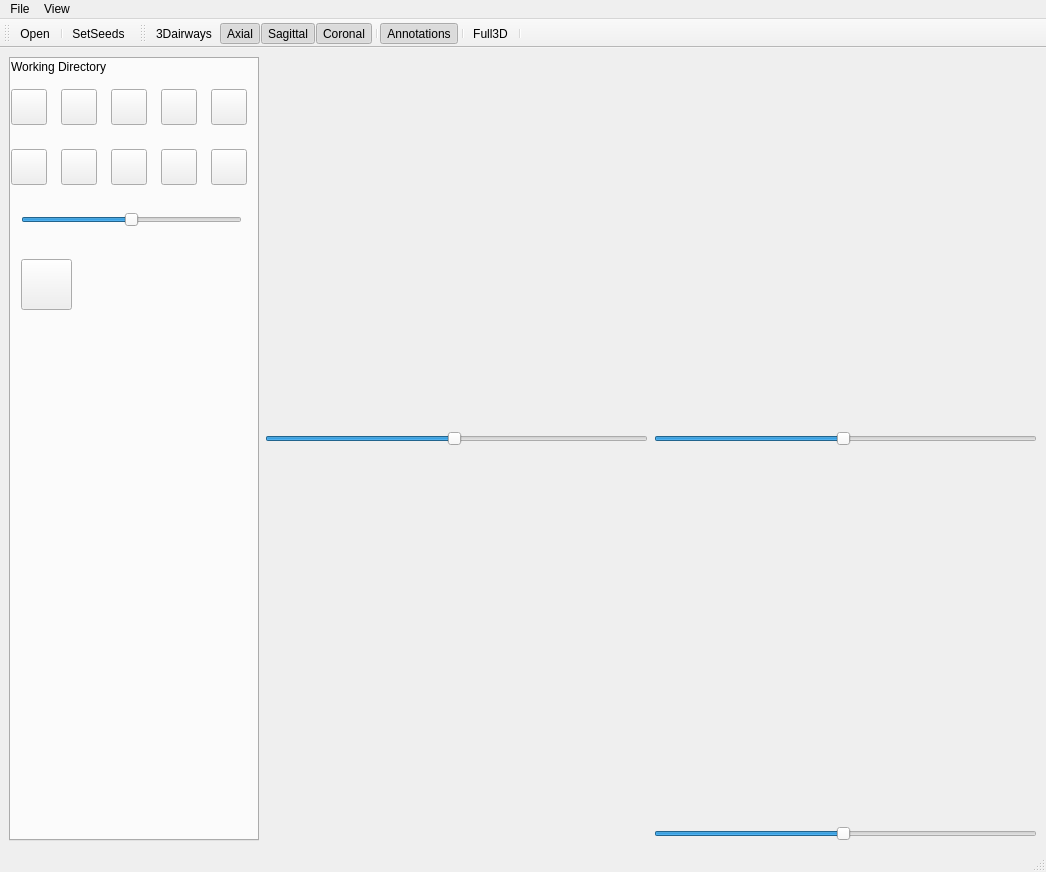
 <widget class="QMainWindow" name="MainView">
  <property name="geometry">
   <rect>
    <x>0</x>
    <y>0</y>
    <width>1046</width>
    <height>872</height>
   </rect>
  </property>
  <property name="font">
   <font>
    <family>Segoe UI</family>
    <kerning>true</kerning>
   </font>
  </property>
  <property name="windowTitle">
   <string>BronchoX - Planning</string>
  </property>
  <property name="windowIcon">
   <iconset resource="style.qrc">
    <normaloff>:/qdarkstyle/rc/bronchox_256x256.ico</normaloff>:/qdarkstyle/rc/bronchox_256x256.ico</iconset>
  </property>
  <property name="toolButtonStyle">
   <enum>Qt::ToolButtonIconOnly</enum>
  </property>
  <property name="documentMode">
   <bool>false</bool>
  </property>
  <widget class="QWidget" name="centralWidget">
   <layout class="QGridLayout" name="gridLayout">
    <item row="0" column="2">
     <widget class="QVTKOpenGLWidget" name="m_qvtkOpenGLWidgetAxial" native="true">
      <property name="sizePolicy">
       <sizepolicy hsizetype="Expanding" vsizetype="Expanding">
        <horstretch>0</horstretch>
        <verstretch>0</verstretch>
       </sizepolicy>
      </property>
      <property name="minimumSize">
       <size>
        <width>350</width>
        <height>350</height>
       </size>
      </property>
     </widget>
    </item>
    <item row="0" column="3">
     <widget class="QVTKOpenGLWidget" name="m_qvtkOpenGLWidgetSagittal" native="true">
      <property name="sizePolicy">
       <sizepolicy hsizetype="Expanding" vsizetype="Expanding">
        <horstretch>0</horstretch>
        <verstretch>0</verstretch>
       </sizepolicy>
      </property>
      <property name="minimumSize">
       <size>
        <width>350</width>
        <height>350</height>
       </size>
      </property>
     </widget>
    </item>
    <item row="1" column="3">
     <widget class="QSlider" name="sliderSagittal">
      <property name="minimum">
       <number>1</number>
      </property>
      <property name="maximum">
       <number>100</number>
      </property>
      <property name="sliderPosition">
       <number>50</number>
      </property>
      <property name="orientation">
       <enum>Qt::Horizontal</enum>
      </property>
     </widget>
    </item>
    <item row="3" column="3">
     <widget class="QSlider" name="sliderCoronal">
      <property name="minimum">
       <number>1</number>
      </property>
      <property name="maximum">
       <number>100</number>
      </property>
      <property name="sliderPosition">
       <number>50</number>
      </property>
      <property name="orientation">
       <enum>Qt::Horizontal</enum>
      </property>
     </widget>
    </item>
    <item row="2" column="2">
     <widget class="QVTKOpenGLWidget" name="m_qvtkOpenGLWidget" native="true">
      <property name="sizePolicy">
       <sizepolicy hsizetype="Expanding" vsizetype="Expanding">
        <horstretch>0</horstretch>
        <verstretch>0</verstretch>
       </sizepolicy>
      </property>
      <property name="minimumSize">
       <size>
        <width>350</width>
        <height>350</height>
       </size>
      </property>
      <property name="maximumSize">
       <size>
        <width>16777215</width>
        <height>16777215</height>
       </size>
      </property>
     </widget>
    </item>
    <item row="2" column="3">
     <widget class="QVTKOpenGLWidget" name="m_qvtkOpenGLWidgetCoronal" native="true">
      <property name="sizePolicy">
       <sizepolicy hsizetype="Expanding" vsizetype="Expanding">
        <horstretch>0</horstretch>
        <verstretch>0</verstretch>
       </sizepolicy>
      </property>
      <property name="minimumSize">
       <size>
        <width>350</width>
        <height>350</height>
       </size>
      </property>
     </widget>
    </item>
    <item row="1" column="2">
     <widget class="QSlider" name="sliderAxial">
      <property name="autoFillBackground">
       <bool>true</bool>
      </property>
      <property name="minimum">
       <number>1</number>
      </property>
      <property name="maximum">
       <number>100</number>
      </property>
      <property name="sliderPosition">
       <number>50</number>
      </property>
      <property name="orientation">
       <enum>Qt::Horizontal</enum>
      </property>
     </widget>
    </item>
    <item row="0" column="0" rowspan="4">
     <widget class="QTabWidget" name="tabWidget">
      <property name="sizePolicy">
       <sizepolicy hsizetype="Minimum" vsizetype="Expanding">
        <horstretch>0</horstretch>
        <verstretch>0</verstretch>
       </sizepolicy>
      </property>
      <property name="minimumSize">
       <size>
        <width>250</width>
        <height>600</height>
       </size>
      </property>
      <property name="maximumSize">
       <size>
        <width>208</width>
        <height>16777215</height>
       </size>
      </property>
      <property name="tabPosition">
       <enum>QTabWidget::North</enum>
      </property>
      <property name="tabShape">
       <enum>QTabWidget::Rounded</enum>
      </property>
      <property name="currentIndex">
       <number>0</number>
      </property>
      <property name="elideMode">
       <enum>Qt::ElideNone</enum>
      </property>
      <property name="documentMode">
       <bool>false</bool>
      </property>
      <property name="tabsClosable">
       <bool>false</bool>
      </property>
      <property name="tabBarAutoHide">
       <bool>true</bool>
      </property>
      <widget class="QWidget" name="tab">
       <attribute name="title">
        <string>Navigation</string>
       </attribute>
       <widget class="QLabel" name="label">
        <property name="geometry">
         <rect>
          <x>0</x>
          <y>0</y>
          <width>141</width>
          <height>16</height>
         </rect>
        </property>
        <property name="text">
         <string>Working Directory</string>
        </property>
       </widget>
       <widget class="QPushButton" name="checkShowSkeleton">
        <property name="geometry">
         <rect>
          <x>50</x>
          <y>30</y>
          <width>36</width>
          <height>36</height>
         </rect>
        </property>
        <property name="text">
         <string/>
        </property>
        <property name="icon">
         <iconset resource="style.qrc">
          <normaloff>:/icons/rc/icons8_More_52px.png</normaloff>:/icons/rc/icons8_More_52px.png</iconset>
        </property>
        <property name="iconSize">
         <size>
          <width>30</width>
          <height>30</height>
         </size>
        </property>
        <property name="checkable">
         <bool>true</bool>
        </property>
        <property name="checked">
         <bool>false</bool>
        </property>
        <property name="default">
         <bool>false</bool>
        </property>
        <property name="flat">
         <bool>false</bool>
        </property>
       </widget>
       <widget class="QPushButton" name="checkShowSegmentsLines">
        <property name="geometry">
         <rect>
          <x>100</x>
          <y>30</y>
          <width>36</width>
          <height>36</height>
         </rect>
        </property>
        <property name="text">
         <string/>
        </property>
        <property name="icon">
         <iconset resource="style.qrc">
          <normaloff>:/icons/rc/icons8_Tree_Structure_64px.png</normaloff>:/icons/rc/icons8_Tree_Structure_64px.png</iconset>
        </property>
        <property name="iconSize">
         <size>
          <width>30</width>
          <height>30</height>
         </size>
        </property>
        <property name="checkable">
         <bool>true</bool>
        </property>
        <property name="checked">
         <bool>false</bool>
        </property>
        <property name="default">
         <bool>false</bool>
        </property>
        <property name="flat">
         <bool>false</bool>
        </property>
       </widget>
       <widget class="QPushButton" name="checkShowRoute">
        <property name="enabled">
         <bool>true</bool>
        </property>
        <property name="geometry">
         <rect>
          <x>200</x>
          <y>30</y>
          <width>36</width>
          <height>36</height>
         </rect>
        </property>
        <property name="text">
         <string/>
        </property>
        <property name="icon">
         <iconset resource="style.qrc">
          <normaloff>:/icons/rc/icons8_Polyline_26px.png</normaloff>:/icons/rc/icons8_Polyline_26px.png</iconset>
        </property>
        <property name="iconSize">
         <size>
          <width>30</width>
          <height>30</height>
         </size>
        </property>
        <property name="checkable">
         <bool>true</bool>
        </property>
        <property name="checked">
         <bool>false</bool>
        </property>
        <property name="default">
         <bool>false</bool>
        </property>
        <property name="flat">
         <bool>false</bool>
        </property>
       </widget>
       <widget class="QPushButton" name="checkShowSegmentsPoints">
        <property name="geometry">
         <rect>
          <x>150</x>
          <y>30</y>
          <width>36</width>
          <height>36</height>
         </rect>
        </property>
        <property name="text">
         <string/>
        </property>
        <property name="icon">
         <iconset resource="style.qrc">
          <normaloff>:/icons/rc/icons8_Animated_Skeleton_64px.png</normaloff>:/icons/rc/icons8_Animated_Skeleton_64px.png</iconset>
        </property>
        <property name="iconSize">
         <size>
          <width>30</width>
          <height>30</height>
         </size>
        </property>
        <property name="checkable">
         <bool>true</bool>
        </property>
        <property name="checked">
         <bool>false</bool>
        </property>
        <property name="default">
         <bool>false</bool>
        </property>
        <property name="flat">
         <bool>false</bool>
        </property>
       </widget>
       <widget class="QSlider" name="sldNavVelocity">
        <property name="enabled">
         <bool>true</bool>
        </property>
        <property name="geometry">
         <rect>
          <x>10</x>
          <y>150</y>
          <width>221</width>
          <height>22</height>
         </rect>
        </property>
        <property name="maximum">
         <number>10</number>
        </property>
        <property name="value">
         <number>5</number>
        </property>
        <property name="orientation">
         <enum>Qt::Horizontal</enum>
        </property>
        <property name="tickPosition">
         <enum>QSlider::NoTicks</enum>
        </property>
       </widget>
       <widget class="QPushButton" name="btnPlay">
        <property name="geometry">
         <rect>
          <x>50</x>
          <y>90</y>
          <width>36</width>
          <height>36</height>
         </rect>
        </property>
        <property name="text">
         <string/>
        </property>
        <property name="icon">
         <iconset resource="style.qrc">
          <normaloff>:/icons/rc/icons8_Play_32px.png</normaloff>:/icons/rc/icons8_Play_32px.png</iconset>
        </property>
        <property name="iconSize">
         <size>
          <width>30</width>
          <height>30</height>
         </size>
        </property>
       </widget>
       <widget class="QPushButton" name="btnNext">
        <property name="enabled">
         <bool>true</bool>
        </property>
        <property name="geometry">
         <rect>
          <x>150</x>
          <y>90</y>
          <width>36</width>
          <height>36</height>
         </rect>
        </property>
        <property name="text">
         <string/>
        </property>
        <property name="icon">
         <iconset resource="style.qrc">
          <normaloff>:/icons/rc/icons8_Fast_Forward_32px.png</normaloff>:/icons/rc/icons8_Fast_Forward_32px.png</iconset>
        </property>
        <property name="iconSize">
         <size>
          <width>30</width>
          <height>30</height>
         </size>
        </property>
       </widget>
       <widget class="QPushButton" name="btnPrev">
        <property name="enabled">
         <bool>true</bool>
        </property>
        <property name="geometry">
         <rect>
          <x>0</x>
          <y>90</y>
          <width>36</width>
          <height>36</height>
         </rect>
        </property>
        <property name="text">
         <string/>
        </property>
        <property name="icon">
         <iconset resource="style.qrc">
          <normaloff>:/icons/rc/icons8_Rewind_32px.png</normaloff>:/icons/rc/icons8_Rewind_32px.png</iconset>
        </property>
        <property name="iconSize">
         <size>
          <width>30</width>
          <height>30</height>
         </size>
        </property>
       </widget>
       <widget class="QPushButton" name="btnReset">
        <property name="geometry">
         <rect>
          <x>200</x>
          <y>90</y>
          <width>36</width>
          <height>36</height>
         </rect>
        </property>
        <property name="text">
         <string/>
        </property>
        <property name="icon">
         <iconset resource="style.qrc">
          <normaloff>:/icons/rc/icons8_Refresh_32px.png</normaloff>:/icons/rc/icons8_Refresh_32px.png</iconset>
        </property>
        <property name="iconSize">
         <size>
          <width>30</width>
          <height>30</height>
         </size>
        </property>
       </widget>
       <widget class="QPushButton" name="btnStop">
        <property name="geometry">
         <rect>
          <x>100</x>
          <y>90</y>
          <width>36</width>
          <height>36</height>
         </rect>
        </property>
        <property name="text">
         <string/>
        </property>
        <property name="icon">
         <iconset resource="style.qrc">
          <normaloff>:/icons/rc/icons8_Stop_32px.png</normaloff>:/icons/rc/icons8_Stop_32px.png</iconset>
        </property>
        <property name="iconSize">
         <size>
          <width>30</width>
          <height>30</height>
         </size>
        </property>
       </widget>
       <widget class="QPushButton" name="segmentation">
        <property name="geometry">
         <rect>
          <x>0</x>
          <y>30</y>
          <width>36</width>
          <height>36</height>
         </rect>
        </property>
        <property name="text">
         <string/>
        </property>
        <property name="icon">
         <iconset resource="style.qrc">
          <normaloff>:/icons/rc/icons_segmentation.png</normaloff>:/icons/rc/icons_segmentation.png</iconset>
        </property>
        <property name="iconSize">
         <size>
          <width>30</width>
          <height>30</height>
         </size>
        </property>
        <property name="checkable">
         <bool>false</bool>
        </property>
        <property name="checked">
         <bool>false</bool>
        </property>
        <property name="default">
         <bool>false</bool>
        </property>
        <property name="flat">
         <bool>false</bool>
        </property>
       </widget>
       <widget class="QPushButton" name="btnForkImgGen">
        <property name="geometry">
         <rect>
          <x>10</x>
          <y>200</y>
          <width>51</width>
          <height>51</height>
         </rect>
        </property>
        <property name="text">
         <string/>
        </property>
        <property name="icon">
         <iconset resource="style.qrc">
          <normaloff>:/icons/rc/icons_export.png</normaloff>:/icons/rc/icons_export.png</iconset>
        </property>
        <property name="iconSize">
         <size>
          <width>30</width>
          <height>30</height>
         </size>
        </property>
       </widget>
      </widget>
     </widget>
    </item>
   </layout>
  </widget>
  <widget class="QMenuBar" name="menuBar">
   <property name="geometry">
    <rect>
     <x>0</x>
     <y>0</y>
     <width>1046</width>
     <height>26</height>
    </rect>
   </property>
   <widget class="QMenu" name="menuFile">
    <property name="title">
     <string>File</string>
    </property>
    <addaction name="actionOpen"/>
    <addaction name="actionExit"/>
   </widget>
   <widget class="QMenu" name="menuView">
    <property name="title">
     <string>View</string>
    </property>
    <widget class="QMenu" name="menuLayout">
     <property name="title">
      <string>Layout</string>
     </property>
     <addaction name="actionFour_Up"/>
     <addaction name="action3D_Only"/>
     <addaction name="actionAxial_Slice_Only"/>
     <addaction name="actionSagittal_Slice_Only"/>
     <addaction name="actionCoronal_Slice_Only"/>
    </widget>
    <addaction name="menuLayout"/>
   </widget>
   <addaction name="menuFile"/>
   <addaction name="menuView"/>
  </widget>
  <widget class="QToolBar" name="mainToolBar">
   <property name="maximumSize">
    <size>
     <width>16777215</width>
     <height>16777215</height>
    </size>
   </property>
   <property name="iconSize">
    <size>
     <width>24</width>
     <height>24</height>
    </size>
   </property>
   <attribute name="toolBarArea">
    <enum>TopToolBarArea</enum>
   </attribute>
   <attribute name="toolBarBreak">
    <bool>false</bool>
   </attribute>
   <addaction name="actionOpen"/>
   <addaction name="separator"/>
   <addaction name="actionSetSeeds"/>
  </widget>
  <widget class="QStatusBar" name="statusBar"/>
  <widget class="QToolBar" name="toolBar">
   <property name="maximumSize">
    <size>
     <width>16777215</width>
     <height>16777215</height>
    </size>
   </property>
   <property name="windowTitle">
    <string>toolBar</string>
   </property>
   <property name="iconSize">
    <size>
     <width>24</width>
     <height>24</height>
    </size>
   </property>
   <attribute name="toolBarArea">
    <enum>TopToolBarArea</enum>
   </attribute>
   <attribute name="toolBarBreak">
    <bool>false</bool>
   </attribute>
   <addaction name="action3Dairways"/>
   <addaction name="actionAxial"/>
   <addaction name="actionSagittal"/>
   <addaction name="actionCoronal"/>
   <addaction name="separator"/>
   <addaction name="actionAnnotations"/>
   <addaction name="separator"/>
   <addaction name="actionFullScreen"/>
   <addaction name="separator"/>
  </widget>
  <action name="actionExit">
   <property name="text">
    <string>Exit</string>
   </property>
  </action>
  <action name="actionOpen">
   <property name="icon">
    <iconset resource="style.qrc">
     <normaloff>:/icons/rc/icons8_Open_26px.png</normaloff>:/icons/rc/icons8_Open_26px.png</iconset>
   </property>
   <property name="text">
    <string>Open</string>
   </property>
  </action>
  <action name="actionAxial">
   <property name="checkable">
    <bool>true</bool>
   </property>
   <property name="checked">
    <bool>true</bool>
   </property>
   <property name="icon">
    <iconset resource="style.qrc">
     <normaloff>:/icons/rc/icons8_Circled_A_48px.png</normaloff>
     <normalon>:/icons/rc/icons8_X_Coordinate_50px.png</normalon>:/icons/rc/icons8_Circled_A_48px.png</iconset>
   </property>
   <property name="text">
    <string>Axial</string>
   </property>
   <property name="toolTip">
    <string>Show/Hide Axial</string>
   </property>
  </action>
  <action name="actionSagittal">
   <property name="checkable">
    <bool>true</bool>
   </property>
   <property name="checked">
    <bool>true</bool>
   </property>
   <property name="icon">
    <iconset resource="style.qrc">
     <normaloff>:/icons/rc/icons8_Circled_S_48px.png</normaloff>:/icons/rc/icons8_Circled_S_48px.png</iconset>
   </property>
   <property name="text">
    <string>Sagittal</string>
   </property>
   <property name="toolTip">
    <string>Show/Hide Sagittal</string>
   </property>
  </action>
  <action name="actionCoronal">
   <property name="checkable">
    <bool>true</bool>
   </property>
   <property name="checked">
    <bool>true</bool>
   </property>
   <property name="icon">
    <iconset resource="style.qrc">
     <normaloff>:/icons/rc/icons8_Circled_C_48px.png</normaloff>:/icons/rc/icons8_Circled_C_48px.png</iconset>
   </property>
   <property name="text">
    <string>Coronal</string>
   </property>
   <property name="toolTip">
    <string>Show/Hide Coronal</string>
   </property>
  </action>
  <action name="actionFullScreen">
   <property name="checkable">
    <bool>true</bool>
   </property>
   <property name="icon">
    <iconset resource="style.qrc">
     <normaloff>:/icons/rc/3D_only.png</normaloff>:/icons/rc/3D_only.png</iconset>
   </property>
   <property name="text">
    <string>Full3D</string>
   </property>
   <property name="toolTip">
    <string>Show only 3D</string>
   </property>
  </action>
  <action name="actionSetSeeds">
   <property name="checkable">
    <bool>true</bool>
   </property>
   <property name="icon">
    <iconset resource="style.qrc">
     <normaloff>:/icons/rc/icons8_Center_of_Gravity_52px.png</normaloff>:/icons/rc/icons8_Center_of_Gravity_52px.png</iconset>
   </property>
   <property name="text">
    <string>SetSeeds</string>
   </property>
   <property name="toolTip">
    <string>Set Seeds</string>
   </property>
  </action>
  <action name="actionAnnotations">
   <property name="checkable">
    <bool>true</bool>
   </property>
   <property name="checked">
    <bool>true</bool>
   </property>
   <property name="icon">
    <iconset resource="style.qrc">
     <normaloff>:/icons/rc/icons8_OCR_26px.png</normaloff>:/icons/rc/icons8_OCR_26px.png</iconset>
   </property>
   <property name="text">
    <string>Annotations</string>
   </property>
   <property name="toolTip">
    <string>Show/Hide Annotations</string>
   </property>
  </action>
  <action name="action3Dairways">
   <property name="checkable">
    <bool>true</bool>
   </property>
   <property name="checked">
    <bool>false</bool>
   </property>
   <property name="icon">
    <iconset resource="style.qrc">
     <normaloff>:/icons/rc/icons8_Lungs_26px.png</normaloff>:/icons/rc/icons8_Lungs_26px.png</iconset>
   </property>
   <property name="text">
    <string>3Dairways</string>
   </property>
   <property name="toolTip">
    <string>Show/Hide 3D airways</string>
   </property>
  </action>
  <action name="actionFour_Up">
   <property name="icon">
    <iconset>
     <normaloff>:/icons/rc/Four-Up.png</normaloff>:/icons/rc/Four-Up.png</iconset>
   </property>
   <property name="text">
    <string>Four-Up</string>
   </property>
  </action>
  <action name="action3D_Only">
   <property name="text">
    <string>3D only</string>
   </property>
  </action>
  <action name="actionAxial_Slice_Only">
   <property name="text">
    <string>Axial slice only</string>
   </property>
  </action>
  <action name="actionSagittal_Slice_Only">
   <property name="text">
    <string>Sagittal slice only</string>
   </property>
  </action>
  <action name="actionCoronal_Slice_Only">
   <property name="text">
    <string>Coronal slice only</string>
   </property>
  </action>
 </widget>
